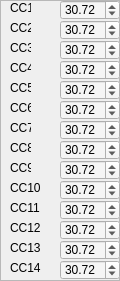
                 <widget class="QFrame" name="frame_6">
                  <property name="geometry">
                   <rect>
                    <x>30</x>
                    <y>200</y>
                    <width>120</width>
                    <height>281</height>
                   </rect>
                  </property>
                  <property name="styleSheet">
                   <string notr="true">QDoubleSpinBox{background-color: rgb(245, 245, 245);}</string>
                  </property>
                  <property name="frameShape">
                   <enum>QFrame::StyledPanel</enum>
                  </property>
                  <property name="frameShadow">
                   <enum>QFrame::Raised</enum>
                  </property>
                  <widget class="QDoubleSpinBox" name="doubleSpinBox_C14">
                   <property name="geometry">
                    <rect>
                     <x>60</x>
                     <y>260</y>
                     <width>60</width>
                     <height>20</height>
                    </rect>
                   </property>
                   <property name="sizePolicy">
                    <sizepolicy hsizetype="Expanding" vsizetype="Fixed">
                     <horstretch>0</horstretch>
                     <verstretch>0</verstretch>
                    </sizepolicy>
                   </property>
                   <property name="readOnly">
                    <bool>false</bool>
                   </property>
                   <property name="prefix">
                    <string/>
                   </property>
                   <property name="minimum">
                    <double>7.680000000000000</double>
                   </property>
                   <property name="maximum">
                    <double>122.879999999999995</double>
                   </property>
                   <property name="singleStep">
                    <double>7.680000000000000</double>
                   </property>
                   <property name="value">
                    <double>30.719999999999999</double>
                   </property>
                  </widget>
                  <widget class="QDoubleSpinBox" name="doubleSpinBox_C4">
                   <property name="geometry">
                    <rect>
                     <x>60</x>
                     <y>60</y>
                     <width>60</width>
                     <height>20</height>
                    </rect>
                   </property>
                   <property name="sizePolicy">
                    <sizepolicy hsizetype="Expanding" vsizetype="Fixed">
                     <horstretch>0</horstretch>
                     <verstretch>0</verstretch>
                    </sizepolicy>
                   </property>
                   <property name="readOnly">
                    <bool>false</bool>
                   </property>
                   <property name="prefix">
                    <string/>
                   </property>
                   <property name="minimum">
                    <double>7.680000000000000</double>
                   </property>
                   <property name="maximum">
                    <double>122.879999999999995</double>
                   </property>
                   <property name="singleStep">
                    <double>7.680000000000000</double>
                   </property>
                   <property name="value">
                    <double>30.719999999999999</double>
                   </property>
                  </widget>
                  <widget class="QDoubleSpinBox" name="doubleSpinBox_C13">
                   <property name="geometry">
                    <rect>
                     <x>60</x>
                     <y>240</y>
                     <width>60</width>
                     <height>20</height>
                    </rect>
                   </property>
                   <property name="sizePolicy">
                    <sizepolicy hsizetype="Expanding" vsizetype="Fixed">
                     <horstretch>0</horstretch>
                     <verstretch>0</verstretch>
                    </sizepolicy>
                   </property>
                   <property name="readOnly">
                    <bool>false</bool>
                   </property>
                   <property name="prefix">
                    <string/>
                   </property>
                   <property name="minimum">
                    <double>7.680000000000000</double>
                   </property>
                   <property name="maximum">
                    <double>122.879999999999995</double>
                   </property>
                   <property name="singleStep">
                    <double>7.680000000000000</double>
                   </property>
                   <property name="value">
                    <double>30.719999999999999</double>
                   </property>
                  </widget>
                  <widget class="QDoubleSpinBox" name="doubleSpinBox_C5">
                   <property name="geometry">
                    <rect>
                     <x>60</x>
                     <y>80</y>
                     <width>60</width>
                     <height>20</height>
                    </rect>
                   </property>
                   <property name="sizePolicy">
                    <sizepolicy hsizetype="Expanding" vsizetype="Fixed">
                     <horstretch>0</horstretch>
                     <verstretch>0</verstretch>
                    </sizepolicy>
                   </property>
                   <property name="readOnly">
                    <bool>false</bool>
                   </property>
                   <property name="prefix">
                    <string/>
                   </property>
                   <property name="minimum">
                    <double>7.680000000000000</double>
                   </property>
                   <property name="maximum">
                    <double>122.879999999999995</double>
                   </property>
                   <property name="singleStep">
                    <double>7.680000000000000</double>
                   </property>
                   <property name="value">
                    <double>30.719999999999999</double>
                   </property>
                  </widget>
                  <widget class="QDoubleSpinBox" name="doubleSpinBox_C8">
                   <property name="geometry">
                    <rect>
                     <x>60</x>
                     <y>140</y>
                     <width>60</width>
                     <height>20</height>
                    </rect>
                   </property>
                   <property name="sizePolicy">
                    <sizepolicy hsizetype="Expanding" vsizetype="Fixed">
                     <horstretch>0</horstretch>
                     <verstretch>0</verstretch>
                    </sizepolicy>
                   </property>
                   <property name="readOnly">
                    <bool>false</bool>
                   </property>
                   <property name="prefix">
                    <string/>
                   </property>
                   <property name="minimum">
                    <double>7.680000000000000</double>
                   </property>
                   <property name="maximum">
                    <double>122.879999999999995</double>
                   </property>
                   <property name="singleStep">
                    <double>7.680000000000000</double>
                   </property>
                   <property name="value">
                    <double>30.719999999999999</double>
                   </property>
                  </widget>
                  <widget class="QDoubleSpinBox" name="doubleSpinBox_C6">
                   <property name="geometry">
                    <rect>
                     <x>60</x>
                     <y>100</y>
                     <width>60</width>
                     <height>20</height>
                    </rect>
                   </property>
                   <property name="sizePolicy">
                    <sizepolicy hsizetype="Expanding" vsizetype="Fixed">
                     <horstretch>0</horstretch>
                     <verstretch>0</verstretch>
                    </sizepolicy>
                   </property>
                   <property name="readOnly">
                    <bool>false</bool>
                   </property>
                   <property name="prefix">
                    <string/>
                   </property>
                   <property name="minimum">
                    <double>7.680000000000000</double>
                   </property>
                   <property name="maximum">
                    <double>122.879999999999995</double>
                   </property>
                   <property name="singleStep">
                    <double>7.680000000000000</double>
                   </property>
                   <property name="value">
                    <double>30.719999999999999</double>
                   </property>
                  </widget>
                  <widget class="QDoubleSpinBox" name="doubleSpinBox_C10">
                   <property name="geometry">
                    <rect>
                     <x>60</x>
                     <y>180</y>
                     <width>60</width>
                     <height>20</height>
                    </rect>
                   </property>
                   <property name="sizePolicy">
                    <sizepolicy hsizetype="Expanding" vsizetype="Fixed">
                     <horstretch>0</horstretch>
                     <verstretch>0</verstretch>
                    </sizepolicy>
                   </property>
                   <property name="readOnly">
                    <bool>false</bool>
                   </property>
                   <property name="prefix">
                    <string/>
                   </property>
                   <property name="minimum">
                    <double>7.680000000000000</double>
                   </property>
                   <property name="maximum">
                    <double>122.879999999999995</double>
                   </property>
                   <property name="singleStep">
                    <double>7.680000000000000</double>
                   </property>
                   <property name="value">
                    <double>30.719999999999999</double>
                   </property>
                  </widget>
                  <widget class="QDoubleSpinBox" name="doubleSpinBox_C1">
                   <property name="geometry">
                    <rect>
                     <x>60</x>
                     <y>0</y>
                     <width>60</width>
                     <height>20</height>
                    </rect>
                   </property>
                   <property name="sizePolicy">
                    <sizepolicy hsizetype="Expanding" vsizetype="Fixed">
                     <horstretch>0</horstretch>
                     <verstretch>0</verstretch>
                    </sizepolicy>
                   </property>
                   <property name="readOnly">
                    <bool>false</bool>
                   </property>
                   <property name="prefix">
                    <string/>
                   </property>
                   <property name="minimum">
                    <double>7.680000000000000</double>
                   </property>
                   <property name="maximum">
                    <double>122.879999999999995</double>
                   </property>
                   <property name="singleStep">
                    <double>7.680000000000000</double>
                   </property>
                   <property name="value">
                    <double>30.719999999999999</double>
                   </property>
                  </widget>
                  <widget class="QDoubleSpinBox" name="doubleSpinBox_C3">
                   <property name="geometry">
                    <rect>
                     <x>60</x>
                     <y>40</y>
                     <width>60</width>
                     <height>20</height>
                    </rect>
                   </property>
                   <property name="sizePolicy">
                    <sizepolicy hsizetype="Expanding" vsizetype="Fixed">
                     <horstretch>0</horstretch>
                     <verstretch>0</verstretch>
                    </sizepolicy>
                   </property>
                   <property name="readOnly">
                    <bool>false</bool>
                   </property>
                   <property name="prefix">
                    <string/>
                   </property>
                   <property name="minimum">
                    <double>7.680000000000000</double>
                   </property>
                   <property name="maximum">
                    <double>122.879999999999995</double>
                   </property>
                   <property name="singleStep">
                    <double>7.680000000000000</double>
                   </property>
                   <property name="value">
                    <double>30.719999999999999</double>
                   </property>
                  </widget>
                  <widget class="QDoubleSpinBox" name="doubleSpinBox_C7">
                   <property name="geometry">
                    <rect>
                     <x>60</x>
                     <y>120</y>
                     <width>60</width>
                     <height>20</height>
                    </rect>
                   </property>
                   <property name="sizePolicy">
                    <sizepolicy hsizetype="Expanding" vsizetype="Fixed">
                     <horstretch>0</horstretch>
                     <verstretch>0</verstretch>
                    </sizepolicy>
                   </property>
                   <property name="readOnly">
                    <bool>false</bool>
                   </property>
                   <property name="prefix">
                    <string/>
                   </property>
                   <property name="minimum">
                    <double>7.680000000000000</double>
                   </property>
                   <property name="maximum">
                    <double>122.879999999999995</double>
                   </property>
                   <property name="singleStep">
                    <double>7.680000000000000</double>
                   </property>
                   <property name="value">
                    <double>30.719999999999999</double>
                   </property>
                  </widget>
                  <widget class="QDoubleSpinBox" name="doubleSpinBox_C9">
                   <property name="geometry">
                    <rect>
                     <x>60</x>
                     <y>160</y>
                     <width>60</width>
                     <height>20</height>
                    </rect>
                   </property>
                   <property name="sizePolicy">
                    <sizepolicy hsizetype="Expanding" vsizetype="Fixed">
                     <horstretch>0</horstretch>
                     <verstretch>0</verstretch>
                    </sizepolicy>
                   </property>
                   <property name="readOnly">
                    <bool>false</bool>
                   </property>
                   <property name="prefix">
                    <string/>
                   </property>
                   <property name="minimum">
                    <double>7.680000000000000</double>
                   </property>
                   <property name="maximum">
                    <double>122.879999999999995</double>
                   </property>
                   <property name="singleStep">
                    <double>7.680000000000000</double>
                   </property>
                   <property name="value">
                    <double>30.719999999999999</double>
                   </property>
                  </widget>
                  <widget class="QDoubleSpinBox" name="doubleSpinBox_C12">
                   <property name="geometry">
                    <rect>
                     <x>60</x>
                     <y>220</y>
                     <width>60</width>
                     <height>20</height>
                    </rect>
                   </property>
                   <property name="sizePolicy">
                    <sizepolicy hsizetype="Expanding" vsizetype="Fixed">
                     <horstretch>0</horstretch>
                     <verstretch>0</verstretch>
                    </sizepolicy>
                   </property>
                   <property name="readOnly">
                    <bool>false</bool>
                   </property>
                   <property name="prefix">
                    <string/>
                   </property>
                   <property name="minimum">
                    <double>7.680000000000000</double>
                   </property>
                   <property name="maximum">
                    <double>122.879999999999995</double>
                   </property>
                   <property name="singleStep">
                    <double>7.680000000000000</double>
                   </property>
                   <property name="value">
                    <double>30.719999999999999</double>
                   </property>
                  </widget>
                  <widget class="QDoubleSpinBox" name="doubleSpinBox_C2">
                   <property name="geometry">
                    <rect>
                     <x>60</x>
                     <y>20</y>
                     <width>60</width>
                     <height>20</height>
                    </rect>
                   </property>
                   <property name="sizePolicy">
                    <sizepolicy hsizetype="Expanding" vsizetype="Fixed">
                     <horstretch>0</horstretch>
                     <verstretch>0</verstretch>
                    </sizepolicy>
                   </property>
                   <property name="readOnly">
                    <bool>false</bool>
                   </property>
                   <property name="prefix">
                    <string/>
                   </property>
                   <property name="minimum">
                    <double>7.680000000000000</double>
                   </property>
                   <property name="maximum">
                    <double>122.879999999999995</double>
                   </property>
                   <property name="singleStep">
                    <double>7.680000000000000</double>
                   </property>
                   <property name="value">
                    <double>30.719999999999999</double>
                   </property>
                  </widget>
                  <widget class="QDoubleSpinBox" name="doubleSpinBox_C11">
                   <property name="geometry">
                    <rect>
                     <x>60</x>
                     <y>200</y>
                     <width>60</width>
                     <height>20</height>
                    </rect>
                   </property>
                   <property name="sizePolicy">
                    <sizepolicy hsizetype="Expanding" vsizetype="Fixed">
                     <horstretch>0</horstretch>
                     <verstretch>0</verstretch>
                    </sizepolicy>
                   </property>
                   <property name="readOnly">
                    <bool>false</bool>
                   </property>
                   <property name="prefix">
                    <string/>
                   </property>
                   <property name="minimum">
                    <double>7.680000000000000</double>
                   </property>
                   <property name="maximum">
                    <double>122.879999999999995</double>
                   </property>
                   <property name="singleStep">
                    <double>7.680000000000000</double>
                   </property>
                   <property name="value">
                    <double>30.719999999999999</double>
                   </property>
                  </widget>
                  <widget class="QLabel" name="label_22">
                   <property name="geometry">
                    <rect>
                     <x>10</x>
                     <y>260</y>
                     <width>31</width>
                     <height>16</height>
                    </rect>
                   </property>
                   <property name="text">
                    <string>CC14</string>
                   </property>
                  </widget>
                  <widget class="QLabel" name="label_14">
                   <property name="geometry">
                    <rect>
                     <x>10</x>
                     <y>100</y>
                     <width>21</width>
                     <height>16</height>
                    </rect>
                   </property>
                   <property name="text">
                    <string>CC6</string>
                   </property>
                  </widget>
                  <widget class="QLabel" name="label_20">
                   <property name="geometry">
                    <rect>
                     <x>10</x>
                     <y>220</y>
                     <width>31</width>
                     <height>16</height>
                    </rect>
                   </property>
                   <property name="text">
                    <string>CC12</string>
                   </property>
                  </widget>
                  <widget class="QLabel" name="label_13">
                   <property name="geometry">
                    <rect>
                     <x>10</x>
                     <y>80</y>
                     <width>21</width>
                     <height>16</height>
                    </rect>
                   </property>
                   <property name="text">
                    <string>CC5</string>
                   </property>
                  </widget>
                  <widget class="QLabel" name="label_19">
                   <property name="geometry">
                    <rect>
                     <x>10</x>
                     <y>200</y>
                     <width>31</width>
                     <height>16</height>
                    </rect>
                   </property>
                   <property name="text">
                    <string>CC11</string>
                   </property>
                  </widget>
                  <widget class="QLabel" name="label_5">
                   <property name="geometry">
                    <rect>
                     <x>10</x>
                     <y>0</y>
                     <width>21</width>
                     <height>16</height>
                    </rect>
                   </property>
                   <property name="text">
                    <string>CC1</string>
                   </property>
                  </widget>
                  <widget class="QLabel" name="label_21">
                   <property name="geometry">
                    <rect>
                     <x>10</x>
                     <y>240</y>
                     <width>31</width>
                     <height>16</height>
                    </rect>
                   </property>
                   <property name="text">
                    <string>CC13</string>
                   </property>
                  </widget>
                  <widget class="QLabel" name="label_6">
                   <property name="geometry">
                    <rect>
                     <x>10</x>
                     <y>20</y>
                     <width>21</width>
                     <height>16</height>
                    </rect>
                   </property>
                   <property name="text">
                    <string>CC2</string>
                   </property>
                  </widget>
                  <widget class="QLabel" name="label_15">
                   <property name="geometry">
                    <rect>
                     <x>10</x>
                     <y>120</y>
                     <width>21</width>
                     <height>16</height>
                    </rect>
                   </property>
                   <property name="text">
                    <string>CC7</string>
                   </property>
                  </widget>
                  <widget class="QLabel" name="label_16">
                   <property name="geometry">
                    <rect>
                     <x>10</x>
                     <y>140</y>
                     <width>21</width>
                     <height>16</height>
                    </rect>
                   </property>
                   <property name="text">
                    <string>CC8</string>
                   </property>
                  </widget>
                  <widget class="QLabel" name="label_12">
                   <property name="geometry">
                    <rect>
                     <x>10</x>
                     <y>60</y>
                     <width>21</width>
                     <height>16</height>
                    </rect>
                   </property>
                   <property name="text">
                    <string>CC4</string>
                   </property>
                  </widget>
                  <widget class="QLabel" name="label_17">
                   <property name="geometry">
                    <rect>
                     <x>10</x>
                     <y>160</y>
                     <width>21</width>
                     <height>16</height>
                    </rect>
                   </property>
                   <property name="text">
                    <string>CC9</string>
                   </property>
                  </widget>
                  <widget class="QLabel" name="label_18">
                   <property name="geometry">
                    <rect>
                     <x>10</x>
                     <y>180</y>
                     <width>31</width>
                     <height>16</height>
                    </rect>
                   </property>
                   <property name="text">
                    <string>CC10</string>
                   </property>
                  </widget>
                  <widget class="QLabel" name="label_11">
                   <property name="geometry">
                    <rect>
                     <x>10</x>
                     <y>40</y>
                     <width>21</width>
                     <height>16</height>
                    </rect>
                   </property>
                   <property name="text">
                    <string>CC3</string>
                   </property>
                  </widget>
                 </widget>
